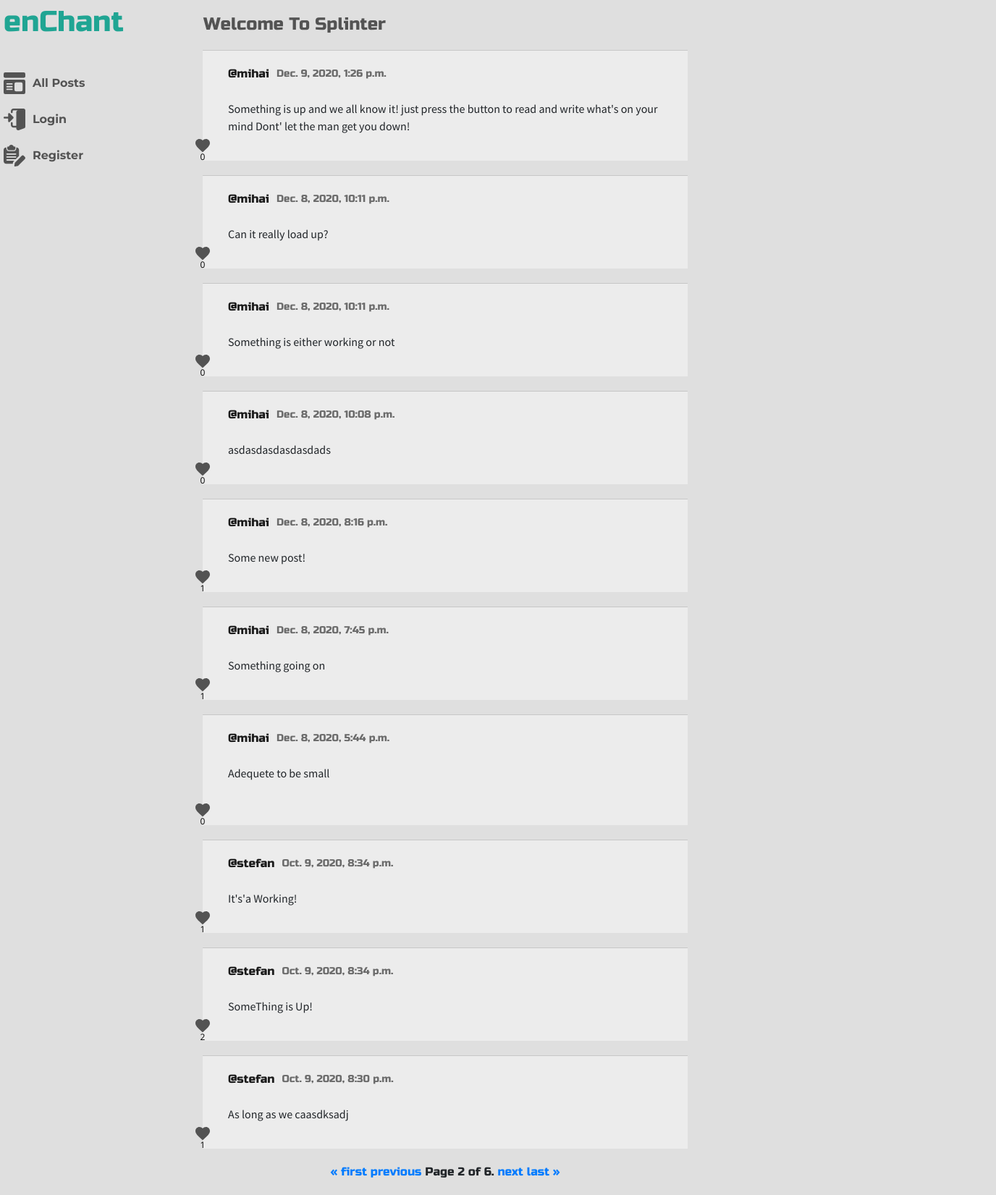
Screenshot of /?page=2 with the database file from the repository.
### network/models.py (models this page shows, shortened)
class Post(models.Model):
    user = models.ForeignKey(settings.AUTH_USER_MODEL, on_delete=models.CASCADE, related_name="posts")
    content = models.CharField(max_length = 256)
    date_added = models.DateTimeField(auto_now_add=True)
    edited = models.BooleanField(default=False)
    like = models.ManyToManyField(User, blank=True, related_name="likes")

class User(AbstractUser):
    pass

### network/views.py (the view)
# urls.py: path("", views.index, name="index"),
def index(request):
    posts_list = Post.objects.all().order_by('-date_added')
    paginator = Paginator(posts_list, 10)
    page_number = request.GET.get('page')
    page_obj = paginator.get_page(page_number)
    context = {
        "page_obj": page_obj,
    }
    return render(request, "network/index.html", context)

### network/templates/network/index.html (shortened to what this page needs)
{% extends "network/layout.html" %}
{% load static %}
{% block body %}
        {% if user.is_authenticated %}
            <div class="post-container form-container">
                <form id="post-form">
                    <textarea class="form-control" id="post-content" rows="1" placeholder="Spread the word..."></textarea>
                    <button class="form-button my-button" id="post-submit" type="submit">
                        <img src="{% static 'network/icons/cast.svg' %}">
                    </button>
                </form>
            </div>
        {% else %}
            <h1 class="main-header">
                Welcome To Splinter
            </h1>
        {% endif %}
        <div class="tweets-list">
            {% for tweet in page_obj %}
            <div class="tweet-wrapper" id="tweet-{{ tweet.id }}">
                <div class="tweet">
                    <div class="tweet-header">
                        <a class="name" href="{% url 'display_profile_view' tweet.user.id %}">@{{ tweet.user.username }} </a>
                        <p class="date">{{ tweet.date_added }}</p>
                    </div>
                    <div class="tweet-content" >
                        <p id="tweet-content-{{ tweet.id }}">
                            {{ tweet.content }}
                        </p>
                    </div>
                </div>
                <div class="tweet-buttons">
                    <button class="like-button" data-id="{{ tweet.id }}">
                        {% if request.user in tweet.like.all %}
                            <img src="{% static 'network/icons/like-red.svg' %}">
                        {% else %}
                            <img src="{% static 'network/icons/like.svg' %}">
                        {% endif %}
                        <p>{{ tweet.like.count }}</p>
                    </button>
                </div>
            </div>
            {% endfor %}
        </div>
    <div class="pagination">
        <span class="step-links">
            {% if page_obj.has_previous %}
                <a href="?page=1">&laquo; first</a>
                <a href="?page={{ page_obj.previous_page_number }}">previous</a>
            {% endif %}
            <span class="current">
                Page {{ page_obj.number }} of {{ page_obj.paginator.num_pages }}.
            </span>
            {% if page_obj.has_next %}
                <a href="?page={{ page_obj.next_page_number }}">next</a>
                <a href="?page={{ page_obj.paginator.num_pages }}">last &raquo;</a>
            {% endif %}
        </span>
    </div>
{% endblock %}

### network/static/network/styles.css (style rules this page uses)
body { -webkit-box-sizing: border-box; box-sizing: border-box; margin: 0; padding: 0; background-color: #dfdfdf; }
.main-header { font-family: 'Russo One', sans-serif; font-size: 24px; color: #535353; margin: 20px 16px; }
.tweet-wrapper { width: 100%; position: relative; margin-bottom: 20px; }
.tweet-wrapper .tweet { border-top: 0.2px solid #c7c7c7; width: 670px; margin: auto; background: #ECECEC; padding: 20px 20px 20px 35px; }
.tweet-wrapper .tweet-header { display: -webkit-box; display: -ms-flexbox; display: flex; -webkit-box-align: center; -ms-flex-align: center; align-items: center; }
.tweet-wrapper .tweet-header .name { font-family: 'Russo One', sans-serif; font-size: 16px; font-weight: 500; color: #1a1a1a; }
.tweet-wrapper .tweet-header .date { font-family: 'Russo One', sans-serif; font-size: 14px; color: #6b6b6b; margin: 0 10px; }
.tweet-wrapper .tweet-content p { font-family: 'Source Sans Pro', sans-serif; font-size: 16px; white-space: pre-line; }
.tweet-wrapper .tweet-buttons { position: absolute; display: -webkit-box; display: -ms-flexbox; display: flex; -webkit-box-orient: vertical; -webkit-box-direction: normal; -ms-flex-direction: column; flex-direction: column; bottom: 0; -webkit-transform: translateX(3px); transform: translateX(3px); }
.tweet-wrapper .tweet-buttons button { border: none; background-color: transparent; padding: 0; margin-top: 10px; }
.tweet-wrapper .tweet-buttons button p { margin: 0; line-height: 0.7; font-family: 'Open Sans', sans-serif; font-size: 12px; }
.pagination { -webkit-box-pack: center; -ms-flex-pack: center; justify-content: center; margin-bottom: 20px; }
.pagination .step-links { font-family: 'Russo One', sans-serif; }

### rows the page displays
Post: user.username "mihai", date_added "Dec. 9, 2020, 1:26 p.m.", content "Something is up and we all know it! just press the button to read and write what's on your mind Dont' let the man get you down!", like.count "0"
Post: user.username "mihai", date_added "Dec. 8, 2020, 10:11 p.m.", content "Can it really load up?", like.count "0"
Post: user.username "mihai", date_added "Dec. 8, 2020, 10:11 p.m.", content "Something is either working or not", like.count "0"
Post: user.username "mihai", date_added "Dec. 8, 2020, 10:08 p.m.", content "asdasdasdasdasdads", like.count "0"
Post: user.username "mihai", date_added "Dec. 8, 2020, 8:16 p.m.", content "Some new post!", like.count "1"
Post: user.username "mihai", date_added "Dec. 8, 2020, 7:45 p.m.", content "Something going on", like.count "1"
Post: user.username "mihai", date_added "Dec. 8, 2020, 5:44 p.m.", content "Adequete to be small", like.count "0"
Post: user.username "stefan", date_added "Oct. 9, 2020, 8:34 p.m.", content "It's'a Working!", like.count "1"
Post: user.username "stefan", date_added "Oct. 9, 2020, 8:34 p.m.", content "SomeThing is Up!", like.count "2"
Post: user.username "stefan", date_added "Oct. 9, 2020, 8:30 p.m.", content "As long as we caasdksadj", like.count "1"

### other values shown
{{ page_obj.number }} "2"
{{ page_obj.paginator.num_pages }} "6"
